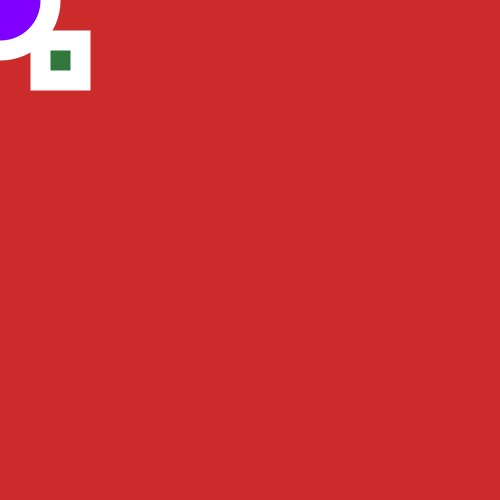
Frame 1 (no input)
Frame 60 (the mouse pressed at the canvas centre just before this capture): identical to frame 1, image omitted
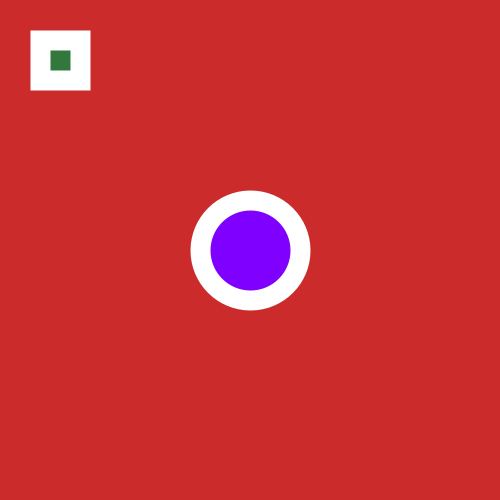
Frame 120 (the mouse held since frame 60 and released just before this capture)

The Processing sketch that drew these frames (run headless with seeded random() and noise(); from frame 60 on, the mouse is pressed at the canvas centre):

// Processing sketch: quite_filling
// ── quite_filling.pde
void setup() {
  size(500,500);
//  background(0);
}


void draw() {
  background(#CB2B2B);
  fill(127, 0, 255);
  stroke(255);
  strokeWeight(20);
  ellipse(mouseX, mouseY, 100, 100);
  fill(50,120,60);
 
 rect(40,40,40,40); 
}
